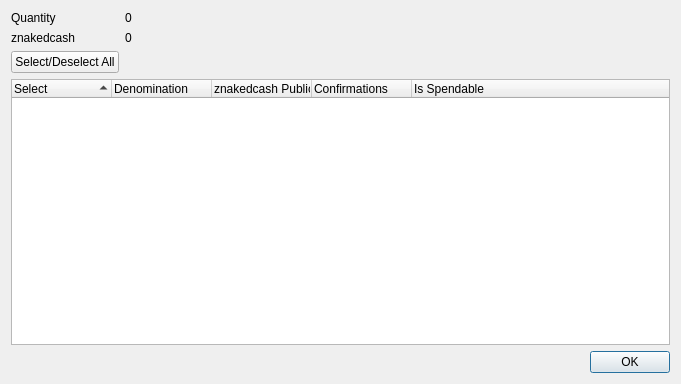
<?xml version="1.0" encoding="UTF-8"?>
<ui version="4.0">
 <class>ZnakedcashControlDialog</class>
 <widget class="QDialog" name="ZnakedcashControlDialog">
  <property name="geometry">
   <rect>
    <x>0</x>
    <y>0</y>
    <width>681</width>
    <height>384</height>
   </rect>
  </property>
  <property name="minimumSize">
   <size>
    <width>681</width>
    <height>384</height>
   </size>
  </property>
  <property name="windowTitle">
   <string>Select znakedcash to Spend</string>
  </property>
  <layout class="QGridLayout" name="gridLayout">
   <item row="0" column="0">
    <layout class="QFormLayout" name="formLayout">
     <property name="sizeConstraint">
      <enum>QLayout::SetDefaultConstraint</enum>
     </property>
     <item row="0" column="0">
      <widget class="QLabel" name="labelQuantity">
       <property name="text">
        <string>Quantity</string>
       </property>
      </widget>
     </item>
     <item row="0" column="1">
      <widget class="QLabel" name="labelQuantity_int">
       <property name="text">
        <string>0</string>
       </property>
      </widget>
     </item>
     <item row="1" column="0">
      <widget class="QLabel" name="labelZnakedcash">
       <property name="text">
        <string>znakedcash</string>
       </property>
      </widget>
     </item>
     <item row="1" column="1">
      <widget class="QLabel" name="labelZnakedcash_int">
       <property name="text">
        <string>0</string>
       </property>
      </widget>
     </item>
     <item row="2" column="0">
      <widget class="QPushButton" name="pushButtonAll">
       <property name="text">
        <string>Select/Deselect All</string>
       </property>
      </widget>
     </item>
    </layout>
   </item>
   <item row="1" column="0">
    <layout class="QVBoxLayout" name="verticalLayout">
     <item>
      <widget class="QTreeWidget" name="treeWidget">
       <property name="minimumSize">
        <size>
         <width>0</width>
         <height>250</height>
        </size>
       </property>
       <property name="alternatingRowColors">
        <bool>true</bool>
       </property>
       <property name="sortingEnabled">
        <bool>true</bool>
       </property>
       <property name="columnCount">
        <number>5</number>
       </property>
       <attribute name="headerDefaultSectionSize">
        <number>100</number>
       </attribute>
       <column>
        <property name="text">
         <string notr="true">Select</string>
        </property>
       </column>
       <column>
        <property name="text">
         <string notr="true">Denomination</string>
        </property>
       </column>
       <column>
        <property name="text">
         <string notr="true">znakedcash Public ID</string>
        </property>
       </column>
       <column>
        <property name="text">
         <string notr="true">Confirmations</string>
        </property>
       </column>
       <column>
        <property name="text">
         <string>Is Spendable</string>
        </property>
       </column>
      </widget>
     </item>
     <item>
      <widget class="QDialogButtonBox" name="buttonBox">
       <property name="orientation">
        <enum>Qt::Horizontal</enum>
       </property>
       <property name="standardButtons">
        <set>QDialogButtonBox::Ok</set>
       </property>
      </widget>
     </item>
    </layout>
   </item>
  </layout>
 </widget>
 <resources/>
 <connections>
  <connection>
   <sender>buttonBox</sender>
   <signal>accepted()</signal>
   <receiver>ZnakedcashControlDialog</receiver>
   <slot>accept()</slot>
   <hints>
    <hint type="sourcelabel">
     <x>248</x>
     <y>254</y>
    </hint>
    <hint type="destinationlabel">
     <x>157</x>
     <y>274</y>
    </hint>
   </hints>
  </connection>
  <connection>
   <sender>buttonBox</sender>
   <signal>rejected()</signal>
   <receiver>ZnakedcashControlDialog</receiver>
   <slot>reject()</slot>
   <hints>
    <hint type="sourcelabel">
     <x>316</x>
     <y>260</y>
    </hint>
    <hint type="destinationlabel">
     <x>286</x>
     <y>274</y>
    </hint>
   </hints>
  </connection>
 </connections>
</ui>
